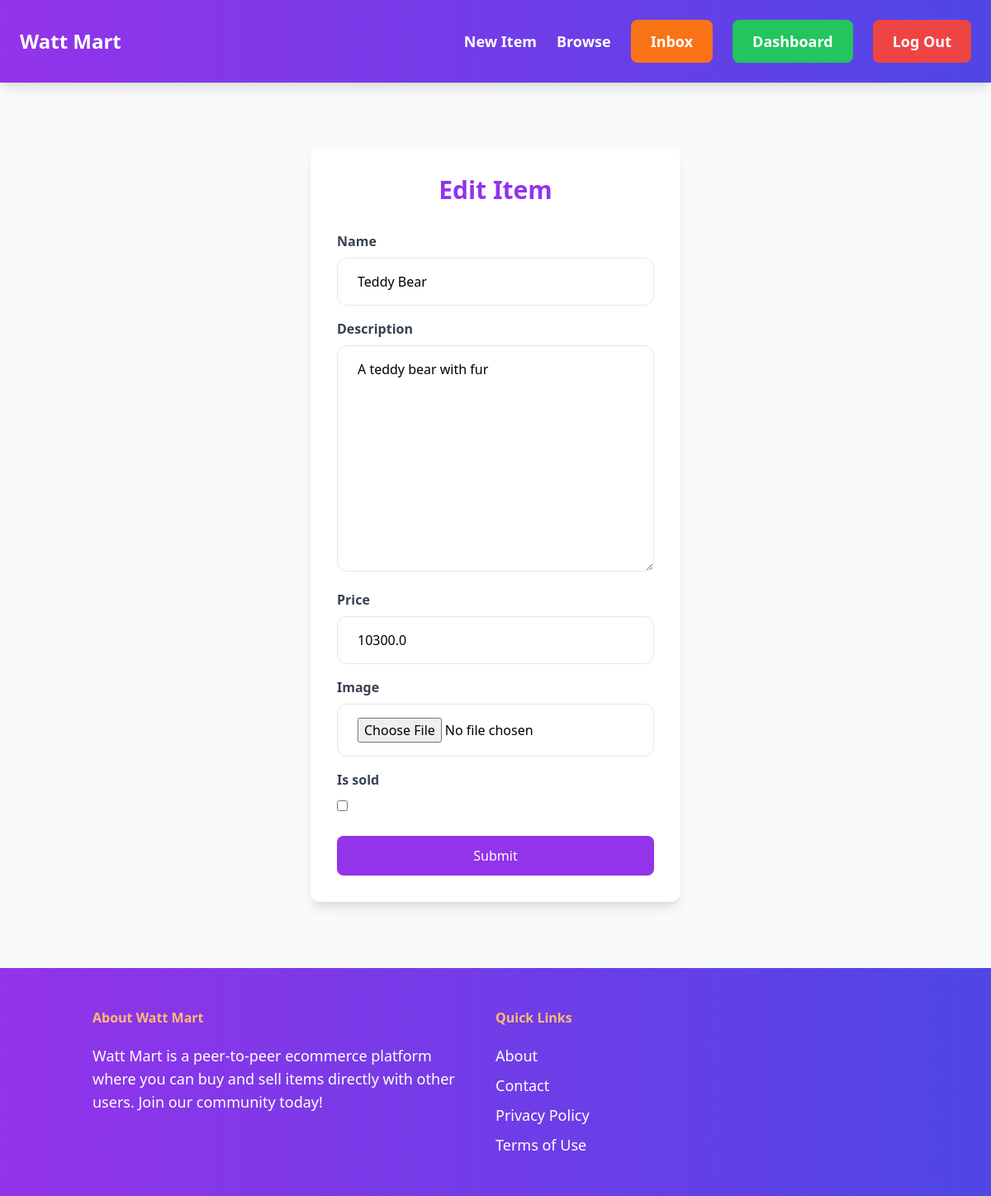
The app's page /items/2/edit/ (signed in) with its own data.
### item/models.py (models this page shows, shortened)
class Item(models.Model):
    category = models.ForeignKey(Category, related_name='items', on_delete=models.CASCADE)
    name = models.CharField(max_length=255)
    description = models.TextField(blank=True, null=True)
    price = models.FloatField()
    image = models.ImageField(upload_to='item_images', blank=True, null=True)
    is_sold = models.BooleanField(default=False)
    created_by = models.ForeignKey(User, related_name='item', on_delete=models.CASCADE)
    created_at = models.DateTimeField(auto_now_add=True)

### item/views.py (the view)
# urls.py: path('<int:pk>/edit/', views.edit, name='edit'),
@login_required
def edit(request, pk):
    item =get_object_or_404(Item, pk=pk, created_by=request.user)
    if request.method == 'POST':
        form = EditItemForm(request.POST, request.FILES, instance=item)
        if form.is_valid():
            form.save()
            return redirect('item:detail', pk=item.id)
    else:
        form = EditItemForm(instance=item)
    return render(request, 'item/form.html', {
        'form' : form,
        'title' : 'Edit Item',
    })

### item/forms.py
class EditItemForm(forms.ModelForm):
    class Meta:
        model = Item
        fields = ('name', 'description', 'price', 'image','is_sold', )
        widgets = {
            'name' : forms.TextInput(attrs={
                'class': INPUT_CLASSES
            }),
            'description' : forms.Textarea(attrs={
                'class': INPUT_CLASSES
            }),
            'price' : forms.TextInput(attrs={
                'class': INPUT_CLASSES
            }),
            'image' : forms.FileInput(attrs={
                'class': INPUT_CLASSES
            }),
        }

### item/templates/item/form.html (shortened to what this page needs)
{% extends 'core/base.html' %}
{% block content %}
<div class="max-w-md mx-auto my-12 bg-white p-8 rounded-xl shadow-lg">
    <h1 class="mb-8 text-3xl font-bold text-purple-600 text-center">{{ title }}</h1>
    <form method="post" action="." enctype="multipart/form-data" class="space-y-6">
        <div class="space-y-4">
            {% for field in form %}
                <div>
                    <label for="{{ field.id_for_label }}" class="block text-gray-700 font-semibold mb-2">{{ field.label }}</label>
                    {{ field }}
                </div>
            {% endfor %}
        </div>
        <div>
            <button
                type="submit"
                class="w-full bg-purple-600 text-white px-6 py-3 rounded-lg hover:bg-purple-700 transition duration-300"
            >
                Submit
            </button>
        </div>
    </form>
</div>
{% endblock %}

### records on screen
Item: form "Teddy Bear" "A teddy bear with fur" "10300.0"

### other values on screen
{{ title }} "Edit Item"
{{ field.label }} "Name" "Description" "Price" "Image" "Is sold"
